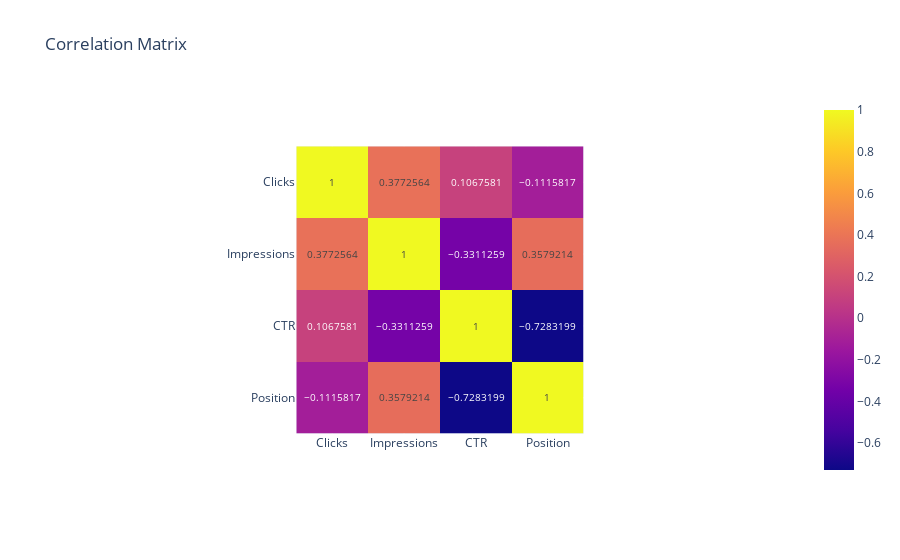

Write notebook code for a chart like this one.
### Markdown cell above
# correlation between different metrics:

### Code cell
# Correlation matrix visualization
correlation_matrix = data[['Clicks', 'Impressions', 'CTR', 'Position']].corr()
fig_corr = px.imshow(correlation_matrix, text_auto=True, title='Correlation Matrix')
fig_corr.show()

### Figure 1 — Plotly figure (JSON) as saved in the notebook; plotly's stock layout.template omitted (floating-point values rounded to 4 significant figures)
{"data": [{"coloraxis": "coloraxis", "hovertemplate": "x: %{x}<br>y: %{y}<br>color: %{z}<extra></extra>", "name": "0", "texttemplate": "%{z}", "type": "heatmap", "x": ["Clicks", "Impressions", "CTR", "Position"], "xaxis": "x", "y": ["Clicks", "Impressions", "CTR", "Position"], "yaxis": "y", "z": [[1, 0.3773, 0.1068, -0.1116], [0.3773, 1, -0.3311, 0.3579], [0.1068, -0.3311, 1, -0.7283], [-0.1116, 0.3579, -0.7283, 1]]}], "layout": {"autosize": true, "coloraxis": {"colorscale": [[0, "#0d0887"], [0.1111, "#46039f"], [0.2222, "#7201a8"], [0.3333, "#9c179e"], [0.4444, "#bd3786"], [0.5556, "#d8576b"], [0.6667, "#ed7953"], [0.7778, "#fb9f3a"], [0.8889, "#fdca26"], [1, "#f0f921"]]}, "title": {"text": "Correlation Matrix"}, "xaxis": {"anchor": "y", "autorange": true, "constrain": "domain", "domain": [0.3004, 0.6996], "range": [-0.5, 3.5], "scaleanchor": "y", "type": "category"}, "yaxis": {"anchor": "x", "autorange": true, "constrain": "domain", "domain": [0, 1], "range": [3.5, -0.5], "type": "category"}}}
